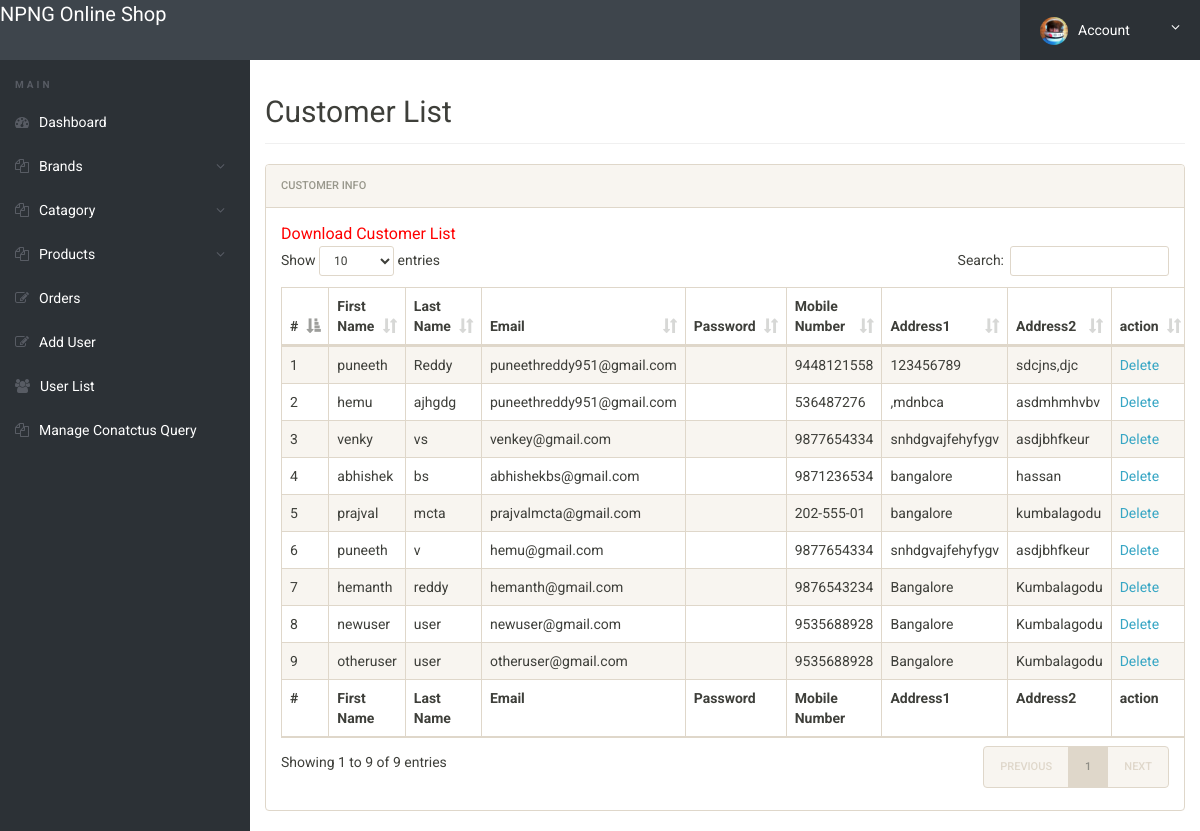
Screenshot of /admin/user_list.php (signed in) with the database file from the repository.
### tables this page shows
CREATE TABLE IF NOT EXISTS `user_info` (`user_id` int(10) NOT NULL, `first_name` varchar(100) NOT NULL, `last_name` varchar(100) NOT NULL,
	`email` varchar(300) NOT NULL, `password` varchar(300) NOT NULL, `mobile` varchar(10) NOT NULL, `address1` varchar(300) NOT NULL,
	`address2` varchar(11) NOT NULL);

### admin/user_list.php (the view, shortened to what this page needs)
<?php
include('includes/config.php');
if(strlen($_SESSION['alogin'])==0){
	header('location:index.php');
}
else{
?>
<!DOCTYPE html>
<html>
<head>
	<link rel="stylesheet" href="css/font-awesome.min.css">
	<link rel="stylesheet" href="css/bootstrap.min.css">
	<link rel="stylesheet" href="css/dataTables.bootstrap.min.css">
	<link rel="stylesheet" href="css/bootstrap-social.css">
	<link rel="stylesheet" href="css/bootstrap-select.css">
	<link rel="stylesheet" href="css/fileinput.min.css">
	<link rel="stylesheet" href="css/awesome-bootstrap-checkbox.css">
	<link rel="stylesheet" href="css/style.css">
</head>
<body>
	<?php include('includes/header.php');?>
	<div class="ts-main-content">
		<?php include('includes/leftbar.php');?>
		<div class="content-wrapper">
			<div class="container-fluid">
				<div class="row">
					<div class="col-md-12">
						<h2 class="page-title">Customer List</h2>
						<div class="panel panel-default">
							<div class="panel-heading">Customer Info</div>
							<div class="panel-body">
								<a href="download_records.php" style="color:red; font-size:16px;">Download Customer List</a>
								<table id="zctb" class="display table table-striped table-bordered table-hover" cellspacing="0" width="100%">
									<thead>
										<tr>
											<th>#</th>
											<th>First Name</th>
											<th>Last Name</th>
											<th>Email</th>
											<th>Password</th>
											<th>Mobile Number</th>
											<th>Address1</th>
											<th>Address2</th>
											<th>action </th>
										</tr>
									</thead>
									<tfoot>
										<tr>
											<th>#</th>
											<th>First Name</th>
											<th>Last Name</th>
											<th>Email</th>
											<th>Password</th>
											<th>Mobile Number</th>
											<th>Address1</th>
											<th>Address2</th>
											<th>action </th>
										</tr>
									</tfoot>
									<tbody>
										<?php
										$sql = "SELECT * from  user_info ";
										$query = $dbh -> prepare($sql);
										$query->execute();
										$results=$query->fetchAll(PDO::FETCH_OBJ);
										$cnt=1;
										if($query->rowCount() > 0){
											foreach($results as $result){?>
												<tr>
													<td><?php echo htmlentities($cnt);?></td>
													<td><?php echo htmlentities($result->first_name);?></td>
													<td><?php echo htmlentities($result->last_name);?></td>
													<td><?php echo htmlentities($result->email);?></td>
													<td><?php echo htmlentities($result->user_password);?></td>
													<td><?php echo htmlentities($result->mobile);?></td>
													<td><?php echo htmlentities($result->address1);?></td>
													<td><?php echo htmlentities($result->address2);?></td>
													<td>
														<a href="user_list.php?del=<?php echo htmlentities($result->id);?>" onclick="return confirm('Do you really want to delete this record')"> Delete</a>
													</td>
												</tr>
												<?php $cnt=$cnt+1;
											}
										} ?>
									</tbody>
								</table>
							</div>
						</div>
					</div>
				</div>
			</div>
		</div>
	</div>
</body>
</html>
<?php } ?>

### admin/css/style.css (style rules this page uses)
html { font-size: 14px; }
@media only screen and (min-width: 480px) { html { font-size: 17px; } }
@media only screen and (min-width: 768px) { html { font-size: 14px; } }
body { font-size: 1em; }
a { color: #37a6c4; }
.panel { overflow: hidden; }
.page-title { padding-bottom: 15px; margin-bottom: 20px; border-bottom: 1px solid #f0f0f0; }
.ts-main-content .content-wrapper { padding-top: 15px; margin-top: 60px; }
@media only screen and (min-width: 992px) { .ts-main-content .content-wrapper { margin-left: 250px; } }

### rows the page displays
user_info: first_name "puneeth", last_name "Reddy", email "puneethreddy951@gmail.com", mobile "9448121558", address1 "123456789", address2 "sdcjns,djc"
user_info: first_name "hemu", last_name "ajhgdg", email "puneethreddy951@gmail.com", mobile "536487276", address1 ",mdnbca", address2 "asdmhmhvbv"
user_info: first_name "venky", last_name "vs", email "venkey@gmail.com", mobile "9877654334", address1 "snhdgvajfehyfygv", address2 "asdjbhfkeur"
user_info: first_name "abhishek", last_name "bs", email "abhishekbs@gmail.com", mobile "9871236534", address1 "bangalore", address2 "hassan"
user_info: first_name "prajval", last_name "mcta", email "prajvalmcta@gmail.com", mobile "202-555-01", address1 "bangalore", address2 "kumbalagodu"
user_info: first_name "puneeth", last_name "v", email "hemu@gmail.com", mobile "9877654334", address1 "snhdgvajfehyfygv", address2 "asdjbhfkeur"
user_info: first_name "hemanth", last_name "reddy", email "hemanth@gmail.com", mobile "9876543234", address1 "Bangalore", address2 "Kumbalagodu"
user_info: first_name "newuser", last_name "user", email "newuser@gmail.com", mobile "9535688928", address1 "Bangalore", address2 "Kumbalagodu"
user_info: first_name "otheruser", last_name "user", email "otheruser@gmail.com", mobile "9535688928", address1 "Bangalore", address2 "Kumbalagodu"
